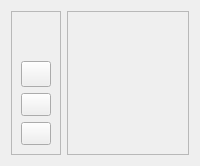
            <widget class="QWidget" name="Dashboard">
             <layout class="QHBoxLayout" name="horizontalLayout_7">
              <item>
               <widget class="QFrame" name="frame_7">
                <property name="maximumSize">
                 <size>
                  <width>50</width>
                  <height>16777215</height>
                 </size>
                </property>
                <property name="frameShape">
                 <enum>QFrame::StyledPanel</enum>
                </property>
                <property name="frameShadow">
                 <enum>QFrame::Raised</enum>
                </property>
                <layout class="QVBoxLayout" name="verticalLayout_7">
                 <item>
                  <spacer name="verticalSpacer">
                   <property name="orientation">
                    <enum>Qt::Vertical</enum>
                   </property>
                   <property name="sizeHint" stdset="0">
                    <size>
                     <width>20</width>
                     <height>40</height>
                    </size>
                   </property>
                  </spacer>
                 </item>
                 <item>
                  <widget class="QPushButton" name="close_btn_2">
                   <property name="minimumSize">
                    <size>
                     <width>0</width>
                     <height>0</height>
                    </size>
                   </property>
                   <property name="maximumSize">
                    <size>
                     <width>16777215</width>
                     <height>16777215</height>
                    </size>
                   </property>
                   <property name="cursor">
                    <cursorShape>PointingHandCursor</cursorShape>
                   </property>
                   <property name="toolTip">
                    <string>&lt;html&gt;&lt;head/&gt;&lt;body&gt;&lt;p&gt;Close&lt;/p&gt;&lt;/body&gt;&lt;/html&gt;</string>
                   </property>
                   <property name="styleSheet">
                    <string notr="true">QPushButton{
	padding: 5px;
}

QPushButton:hover{
	background: #F70000;
 }</string>
                   </property>
                   <property name="text">
                    <string/>
                   </property>
                   <property name="icon">
                    <iconset>
                     <normaloff>../../trainApp_oxin/UI/images/icons/person2.png</normaloff>../../trainApp_oxin/UI/images/icons/person2.png</iconset>
                   </property>
                   <property name="iconSize">
                    <size>
                     <width>15</width>
                     <height>15</height>
                    </size>
                   </property>
                  </widget>
                 </item>
                 <item>
                  <widget class="QPushButton" name="BTN_scane_start">
                   <property name="enabled">
                    <bool>true</bool>
                   </property>
                   <property name="minimumSize">
                    <size>
                     <width>0</width>
                     <height>0</height>
                    </size>
                   </property>
                   <property name="maximumSize">
                    <size>
                     <width>16777215</width>
                     <height>16777215</height>
                    </size>
                   </property>
                   <property name="font">
                    <font>
                     <pointsize>10</pointsize>
                     <weight>75</weight>
                     <bold>true</bold>
                    </font>
                   </property>
                   <property name="cursor">
                    <cursorShape>PointingHandCursor</cursorShape>
                   </property>
                   <property name="toolTip">
                    <string>&lt;html&gt;&lt;head/&gt;&lt;body&gt;&lt;p&gt;&lt;span style=&quot; font-size:8pt; font-weight:400;&quot;&gt;Open Cameras&lt;/span&gt;&lt;/p&gt;&lt;/body&gt;&lt;/html&gt;</string>
                   </property>
                   <property name="styleSheet">
                    <string notr="true"/>
                   </property>
                   <property name="text">
                    <string/>
                   </property>
                   <property name="icon">
                    <iconset>
                     <normaloff>icons/3.png</normaloff>icons/3.png</iconset>
                   </property>
                   <property name="iconSize">
                    <size>
                     <width>30</width>
                     <height>35</height>
                    </size>
                   </property>
                  </widget>
                 </item>
                 <item>
                  <widget class="QPushButton" name="BTN_scane_stop">
                   <property name="enabled">
                    <bool>true</bool>
                   </property>
                   <property name="minimumSize">
                    <size>
                     <width>0</width>
                     <height>0</height>
                    </size>
                   </property>
                   <property name="maximumSize">
                    <size>
                     <width>16777215</width>
                     <height>16777215</height>
                    </size>
                   </property>
                   <property name="font">
                    <font>
                     <pointsize>10</pointsize>
                     <weight>75</weight>
                     <bold>true</bold>
                    </font>
                   </property>
                   <property name="cursor">
                    <cursorShape>PointingHandCursor</cursorShape>
                   </property>
                   <property name="toolTip">
                    <string>&lt;html&gt;&lt;head/&gt;&lt;body&gt;&lt;p&gt;&lt;span style=&quot; font-size:8pt; font-weight:400;&quot;&gt;Open Cameras&lt;/span&gt;&lt;/p&gt;&lt;/body&gt;&lt;/html&gt;</string>
                   </property>
                   <property name="styleSheet">
                    <string notr="true"/>
                   </property>
                   <property name="text">
                    <string/>
                   </property>
                   <property name="icon">
                    <iconset>
                     <normaloff>icons/stop-button.png</normaloff>icons/stop-button.png</iconset>
                   </property>
                   <property name="iconSize">
                    <size>
                     <width>30</width>
                     <height>35</height>
                    </size>
                   </property>
                  </widget>
                 </item>
                </layout>
               </widget>
              </item>
              <item>
               <widget class="QFrame" name="frame_6">
                <property name="frameShape">
                 <enum>QFrame::StyledPanel</enum>
                </property>
                <property name="frameShadow">
                 <enum>QFrame::Raised</enum>
                </property>
                <layout class="QHBoxLayout" name="horizontalLayout_16">
                 <item>
                  <widget class="QLabel" name="LBL_live_camera">
                   <property name="text">
                    <string/>
                   </property>
                   <property name="scaledContents">
                    <bool>true</bool>
                   </property>
                  </widget>
                 </item>
                </layout>
               </widget>
              </item>
             </layout>
            </widget>
